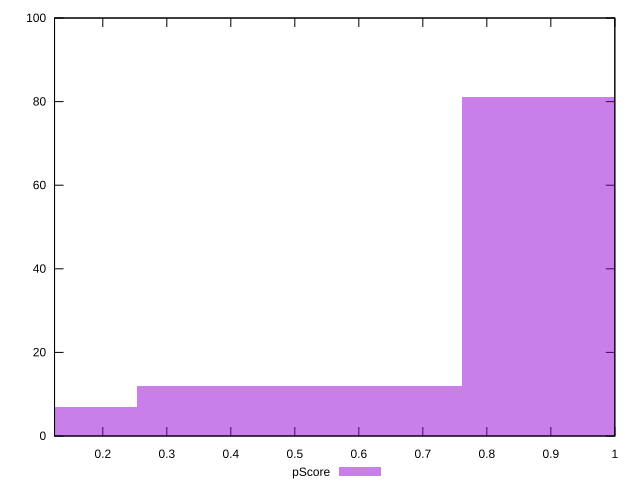

Write the gnuplot code that produced this figure.
reset

$pScore <<EOF
1.015109053450006 81
0.507554526725003 12
0 7
EOF

set key outside below
set boxwidth 0.507554526725003
set xrange [0.12459034987827128:0.9999993380488856]
set yrange [0:100]
set trange [0:100]
set style fill transparent solid 0.5 noborder
set terminal svg size 640, 490 enhanced background rgb 'white'
set output "report_00015_2021-02-09T16-11-33.973Z/estimated-input-latency/samples/pages+cached+noadtech+nomedia/pScore/histogram.svg"

plot $pScore title "pScore" with boxes

reset
